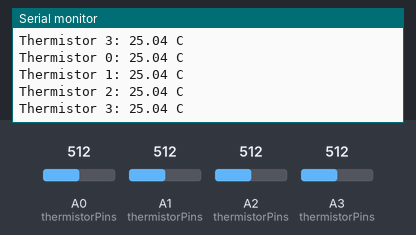
Bench run of a sketch on a simulated Arduino Uno, built with avr-gcc and run on an emulated ATmega328P. On the bench: the last lines printed to the serial monitor. The inputs (shaded band) are chosen by the test bench; at power-on: A0 (thermistorPins) = 512, A1 (thermistorPins) = 512, A2 (thermistorPins) = 512, A3 (thermistorPins) = 512.

Above: at 2.8 s.
2.9 s: A0 (thermistorPins) set to 716
5.6 s: A1 (thermistorPins) set to 716
At 6.9 s:
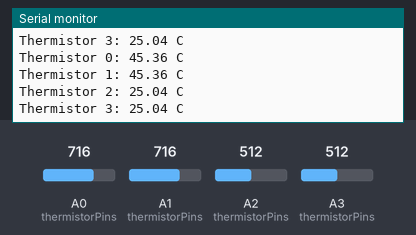
8.3 s: A2 (thermistorPins) set to 716
At 10.8 s:
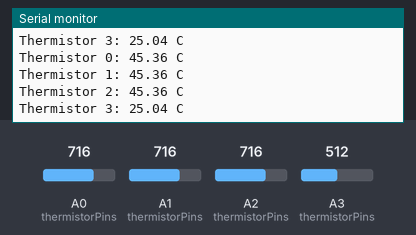
11.0 s: A3 (thermistorPins) set to 716
At 13.4 s:
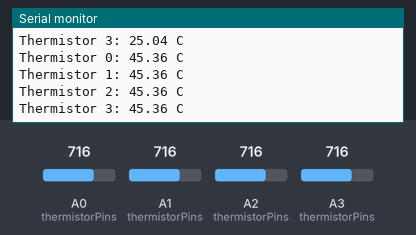
13.7 s: A0 (thermistorPins) set to 992
16.4 s: A1 (thermistorPins) set to 992
At 19.4 s:
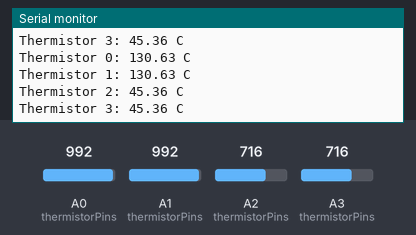
Timing chart, 0 to 20.1 s (numbered marks = the images above; inputs shaded):
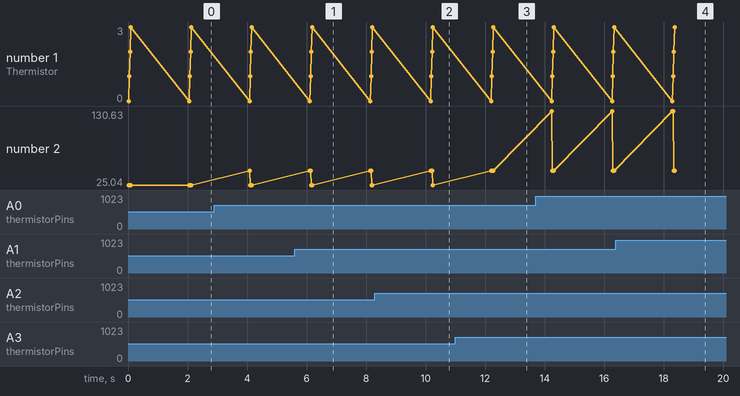

Measured:
- after the input at 5.6 s, the serial monitor: prints a new line after 0.54 s (image 1)
- after the input at 8.3 s, the serial monitor: prints a new line after 1.9 s (image 2)
- after the input at 11.0 s, the serial monitor: prints a new line after 1.3 s (image 3)
- after the input at 16.4 s, the serial monitor: prints a new line after 1.9 s (image 4)

The sketch:

80.ino
```cpp
#include <math.h>

// Number of thermistors
const int numThermistors = 4;

// Analog pins connected to thermistors
const int thermistorPins[numThermistors] = {A0, A1, A2, A3};

// Thermistor calibration parameters
const float beta = 3950;   // Beta value for the thermistor (specific to your thermistor)
const float resistanceAt25C = 10000; // Resistance of the thermistor at 25°C (10kΩ is common)

// Read analog pin and convert to temperature
float readTemperature(int pin) {
  int rawValue = analogRead(pin);
  float resistance = (1023.0 / rawValue - 1.0) * resistanceAt25C;
  float temperature = 1.0 / (log(resistance / resistanceAt25C) / beta + 1.0 / 298.15) - 273.15;
  return temperature;
}

void setup() {
  Serial.begin(9600);
  Serial.println("Thermistor readings:");
}

void loop() {
  for (int i = 0; i < numThermistors; i++) {
    float temperature = readTemperature(thermistorPins[i]);
    Serial.print("Thermistor ");
    Serial.print(i);
    Serial.print(": ");
    Serial.print(temperature);
    Serial.println(" C");
  }
  Serial.println();
  delay(2000);  // Delay between readings
}
```
